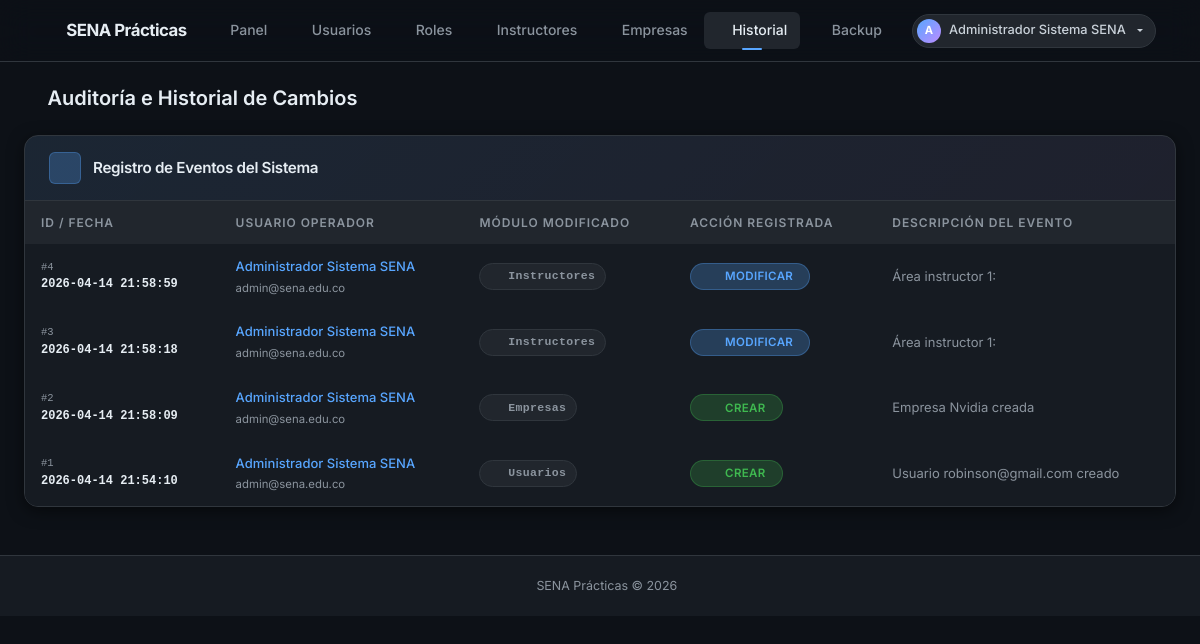
The app's page /admin/historial (signed in), older data.
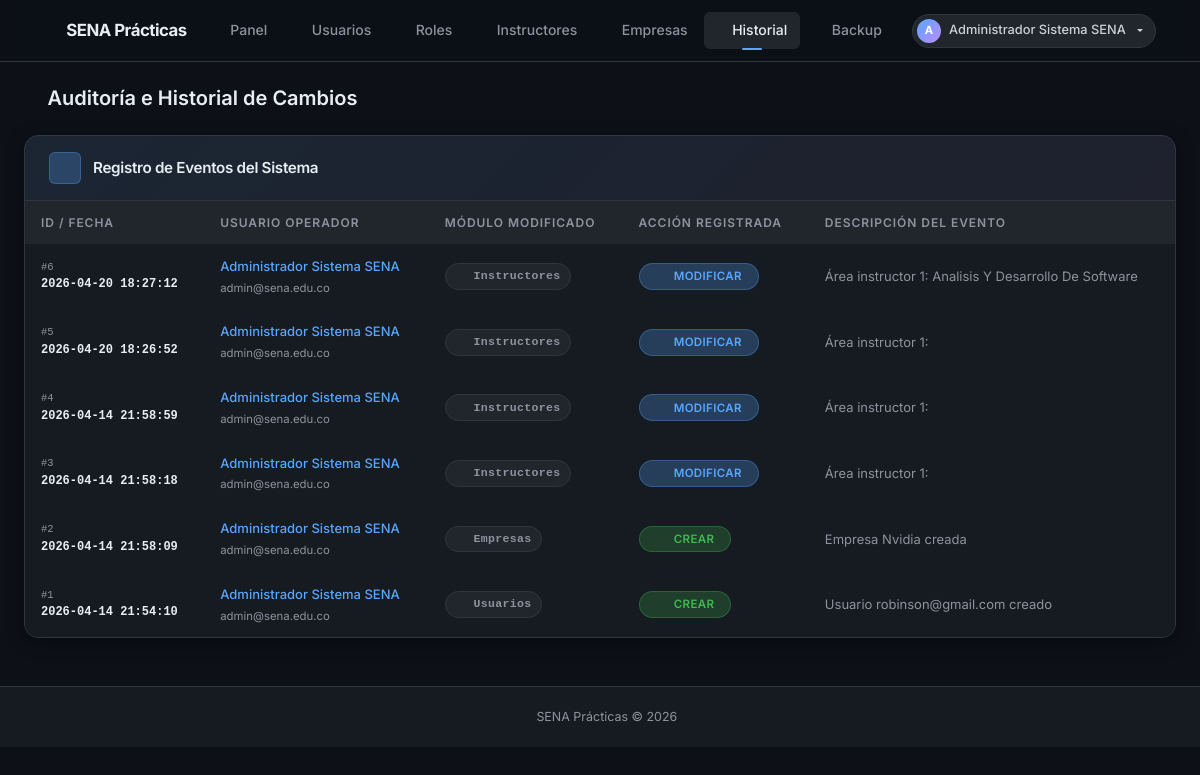
The same page, newer data.
### app/models/historial_cambios.py (models this page shows)
class HistorialCambios(db.Model):
    __tablename__ = 'historial_cambios'
    id_historial = db.Column(db.Integer, primary_key=True)
    id_usuario   = db.Column(db.Integer, db.ForeignKey('usuario.id_usuario'), nullable=False)
    modulo       = db.Column(db.String(50))
    accion       = db.Column(db.Enum('CREAR', 'MODIFICAR', 'ELIMINAR'))
    descripcion  = db.Column(db.Text)
    fecha        = db.Column(db.DateTime, default=lambda: datetime.now(timezone.utc))
    usuario      = db.relationship('Usuario', back_populates='historial')

### app/models/usuario.py (models this page shows, shortened)
class Usuario(db.Model, UserMixin):
    __tablename__ = 'usuario'
    id_usuario       = db.Column(db.Integer, primary_key=True)
    tipo_documento   = db.Column(db.String(20))
    numero_documento = db.Column(db.String(30))
    nombres          = db.Column(db.String(100), nullable=False)
    apellidos        = db.Column(db.String(100), nullable=False)
    correo           = db.Column(db.String(100), unique=True, nullable=False)
    telefono         = db.Column(db.String(20))
    password_hash    = db.Column(db.String(255), nullable=False)
    estado           = db.Column(db.Boolean, default=True)
    fecha_creacion   = db.Column(db.DateTime, default=lambda: datetime.now(timezone.utc))
    roles            = db.relationship('UsuarioRol', back_populates='usuario')
    instructor       = db.relationship('Instructor', back_populates='usuario', uselist=False)
    aprendiz         = db.relationship('Aprendiz', back_populates='usuario', uselist=False)
    historial        = db.relationship('HistorialCambios', back_populates='usuario')
    notificaciones   = db.relationship('Notificacion', back_populates='usuario')

### app/routes/admin.py (the view)
@bp.route('/historial')
@login_required
@role_required('superusuario')
def historial():
    page = request.args.get('page', 1, type=int)
    registros = (HistorialCambios.query
                 .order_by(HistorialCambios.fecha.desc())
                 .paginate(page=page, per_page=30, error_out=False))
    return render_template('admin/historial.html', registros=registros)

### app/utils.py (called while the page is built)
def role_required(*roles):
    def decorator(f):
        @wraps(f)
        def decorated(*args, **kwargs):
            if not current_user.is_authenticated:
                flash('Inicia sesión para continuar.', 'warning')
                return redirect(url_for('auth.login'))
            user_roles = {ur.rol.nombre.lower() for ur in current_user.roles}
            required = {r.lower() for r in roles}
            if not user_roles.intersection(required):
                flash('No tienes permiso para acceder a esa sección.', 'danger')
                return abort(403)
            return f(*args, **kwargs)
        return decorated
    return decorator

### app/templates/admin/historial.html (shortened to what this page needs)
{% extends 'base.html' %}
{% block content %}
<div class="page-toolbar d-flex flex-wrap justify-content-between align-items-center mb-4">
  <h2 class="m-0" style="font-size: 1.25rem; font-weight: 600;"><i class="bi bi-clock-history text-primary me-2"></i>Auditoría e Historial de Cambios</h2>
</div>
<div class="biblioteca-shell">
  <div class="biblioteca-shell-header">
    <div class="shell-header-icon"><i class="bi bi-ui-checks"></i></div>
    <h4>Registro de Eventos del Sistema</h4>
  </div>
  <div class="biblioteca-shell-body p-0">
    <div class="table-responsive">
      <table class="biblioteca-table mb-0">
        <thead>
          <tr>
            <th>ID / Fecha</th>
            <th>Usuario Operador</th>
            <th>Módulo Modificado</th>
            <th>Acción Registrada</th>
            <th>Descripción del Evento</th>
          </tr>
        </thead>
        <tbody>
           {% for h in registros.items %}
            <tr>
              <td>
                <span class="d-block text-muted small">#{{ h.id_historial }}</span>
                <span class="ts-label fw-bold" style="color: var(--text-primary);">{{ h.fecha.strftime('%Y-%m-%d %H:%M:%S') if h.fecha else '--' }}</span>
              </td>
              <td>
                <span class="text-primary fw-medium">{{ h.usuario.nombres }} {{ h.usuario.apellidos }}</span>
                <br><small class="text-muted">{{ h.usuario.correo }}</small>
              </td>
              <td><span class="badge-lib badge-gray fw-bold font-monospace"><i class="bi bi-hdd-network me-1"></i> {{ h.modulo }}</span></td>
              <td>
                 {% if h.accion == 'CREAR' %}<span class="badge-lib badge-green px-3"><i class="bi bi-plus-circle me-1"></i> CREAR</span>
                 {% elif h.accion == 'MODIFICAR' %}<span class="badge-lib badge-cyan px-3"><i class="bi bi-pencil-square me-1"></i> MODIFICAR</span>
                 {% elif h.accion == 'ELIMINAR' %}<span class="badge-lib badge-red px-3"><i class="bi bi-trash-fill me-1"></i> ELIMINAR</span>
                 {% else %}{{ h.accion }}{% endif %}
              </td>
              <td class="text-muted">{{ h.descripcion }}</td>
            </tr>
           {% else %}
            <tr><td colspan="5" class="text-center py-5 text-muted fst-italic">No hay registros de historial por mostrar.</td></tr>
           {% endfor %}
        </tbody>
      </table>
    </div>
  </div>
</div>
{% endblock %}

Row changes from the older to the newer data that the page shows:
added HistorialCambios: id_historial "6", fecha "2026-04-20 18:27:12", usuario.nombres "Administrador", usuario.apellidos "Sistema SENA", usuario.correo "admin@sena.edu.co", modulo "Instructores", accion "MODIFICAR" (drawn), descripcion "Área instructor 1: Analisis Y Desarrollo De Software"
added HistorialCambios: id_historial "5", fecha "2026-04-20 18:26:52", usuario.nombres "Administrador", usuario.apellidos "Sistema SENA", usuario.correo "admin@sena.edu.co", modulo "Instructores", accion "MODIFICAR" (drawn), descripcion "Área instructor 1:"
